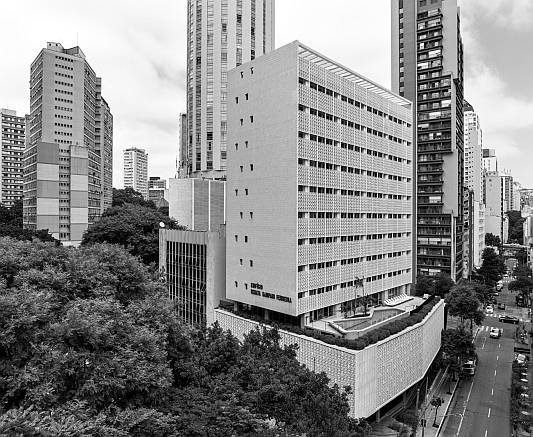
#> input picture ImagensTestes/figura26a.png, 533 x 437 px
$ python Passa_baixa1.py
#> lines starting #> are read from the running program, lines starting #| are printed output that depends on the picture
import cv2
import numpy as np

PATH = "ImagensTestes/figura26a.png"

img = cv2.imread(PATH, cv2.IMREAD_GRAYSCALE)
#> img is the input picture: shape (437, 533); min 0, max 255, mean 135.7

img_media = cv2.blur(img, (9,9))
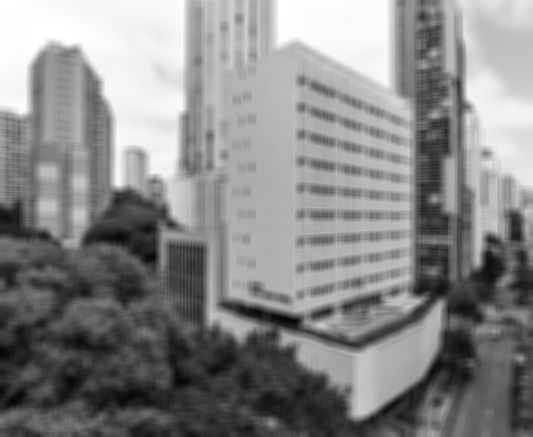
#> img_media: shape (437, 533); min 3, max 255, mean 135.7
imagem_filtrada = cv2.medianBlur(img, 5)
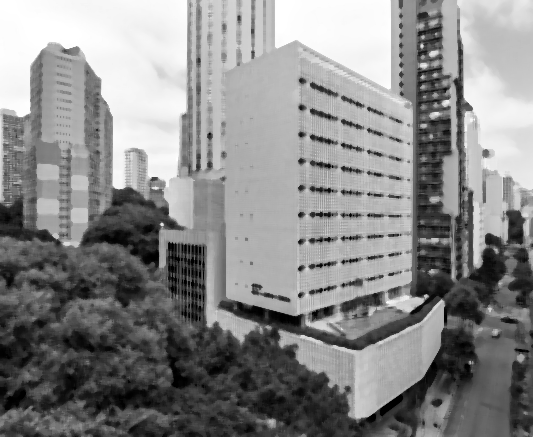
#> imagem_filtrada: shape (437, 533); min 0, max 255, mean 136.3


kernell3_3 = (1.0 /16.0) * np.array([[1,2,1],
                                    [2,4,2],
                                    [1,2,1]
                                    ], dtype=np.float32)

kernell5_5 = (1.0 /48.0) * np.array([[1,1,2,1,1],
                                    [1,1,4,1,1],
                                    [2,4,8,4,2],
                                    [1,1,4,1,1],
                                    [1,1,2,1,1]
                                    ], dtype=np.float32)


img_suavisacao_ponderada = cv2.filter2D(img, ddepth=-1,kernel=kernell3_3)
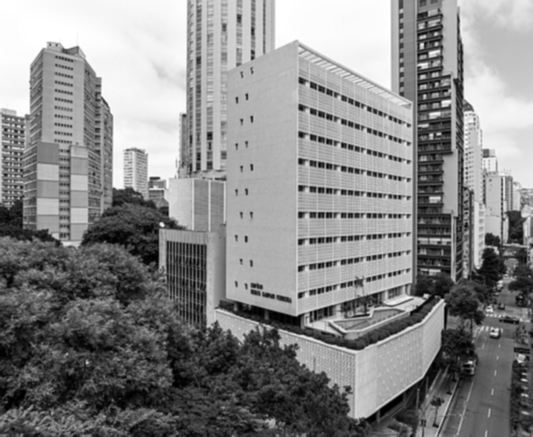
#> img_suavisacao_ponderada: shape (437, 533); min 0, max 255, mean 135.8
img_suavisacao_ponderada5 = cv2.filter2D(img, ddepth=-1,kernel=kernell5_5)

gaussian_blur =  cv2.GaussianBlur(img, (5, 5), 1.5)
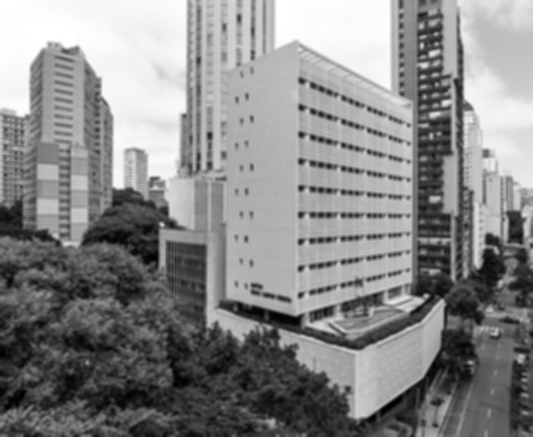
#> gaussian_blur: shape (437, 533); min 0, max 255, mean 135.7

cv2.imshow("Original (Cinza)", img)
cv2.imshow("mÉDIA", img_media)
cv2.imshow("Mediana", imagem_filtrada)
cv2.imshow("gaussian", gaussian_blur)
cv2.imshow("img filtro", img_suavisacao_ponderada)
cv2.imshow("img filtro5_5", img_suavisacao_ponderada5)


cv2.waitKey(0)
cv2.destroyAllWindows()

$ run again, with ImagensTestes/cenario01.png copied over ImagensTestes/figura26a.png
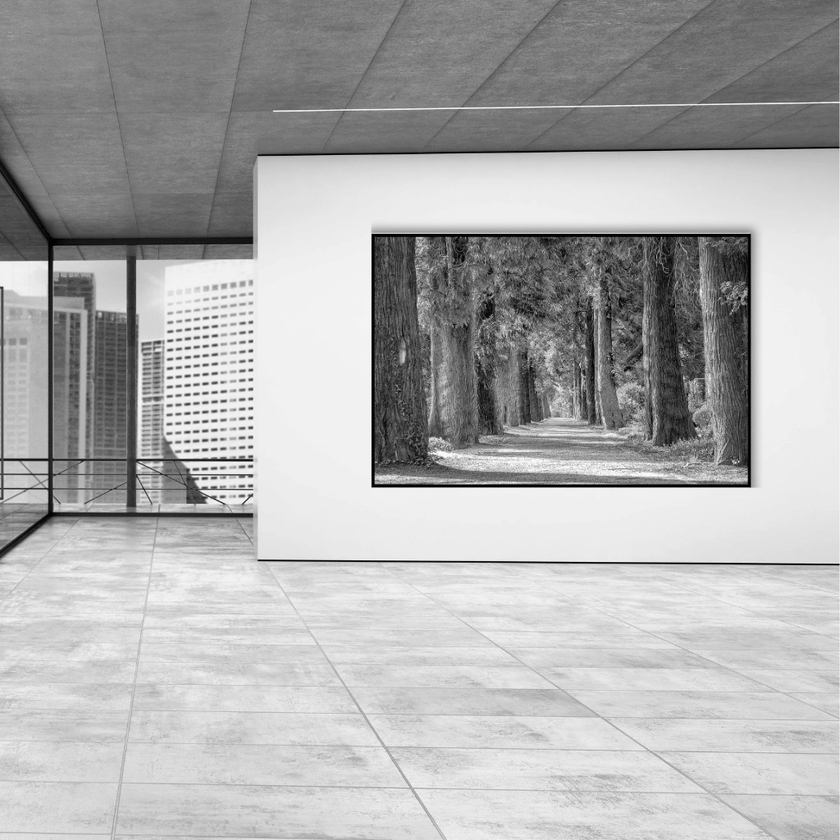
#> input picture ImagensTestes/cenario01.png, 840 x 840 px, shrunk from 1024 x 1024 before the run
#> img is the input picture: shape (840, 840); min 0, max 255, mean 174.7
#> `img_media = cv2.blur(img, (9,9))`:
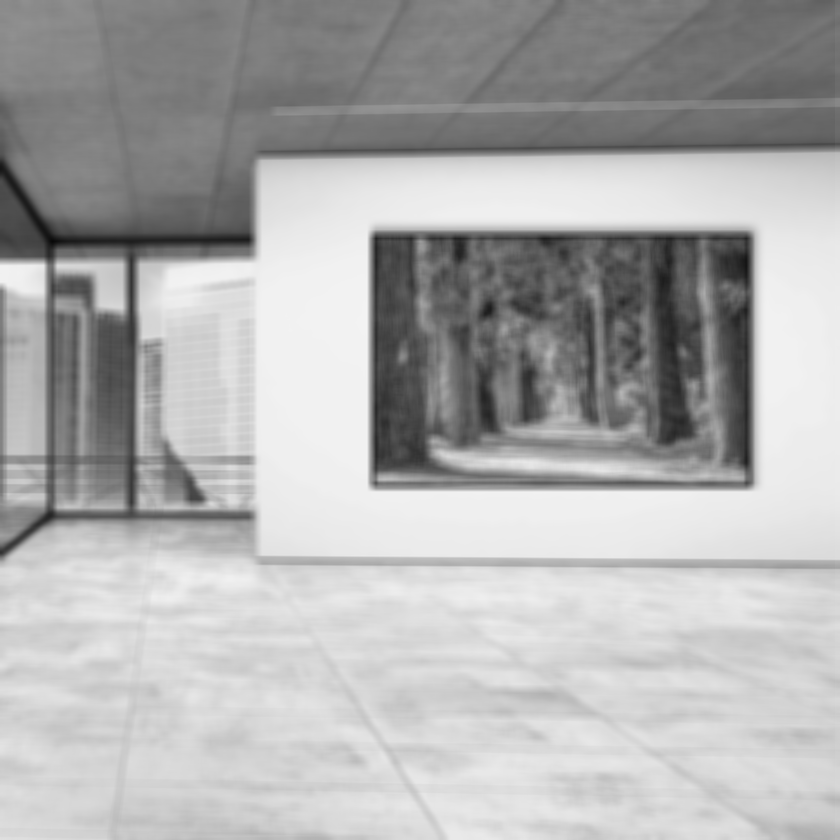
#> img_media: shape (840, 840); min 8, max 244, mean 174.6

$ run again, with ImagensTestes/figura09.png copied over ImagensTestes/figura26a.png
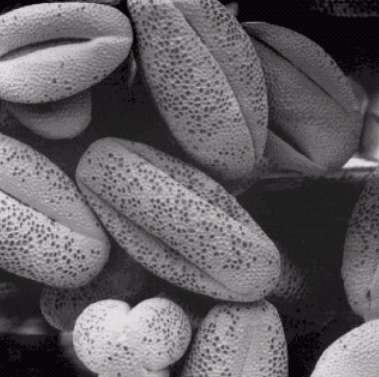
#> input picture ImagensTestes/figura09.png, 379 x 377 px
#> `img_media = cv2.blur(img, (9,9))`:
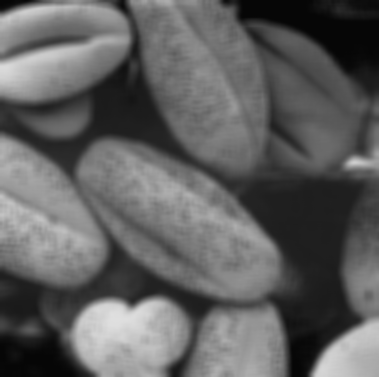
#> img_media: shape (377, 379); min 5, max 223, mean 95.8
#> `imagem_filtrada = cv2.medianBlur(img, 5)`:
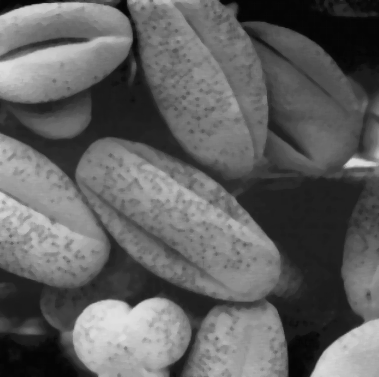
#> imagem_filtrada: shape (377, 379); min 4, max 224, mean 96.5
